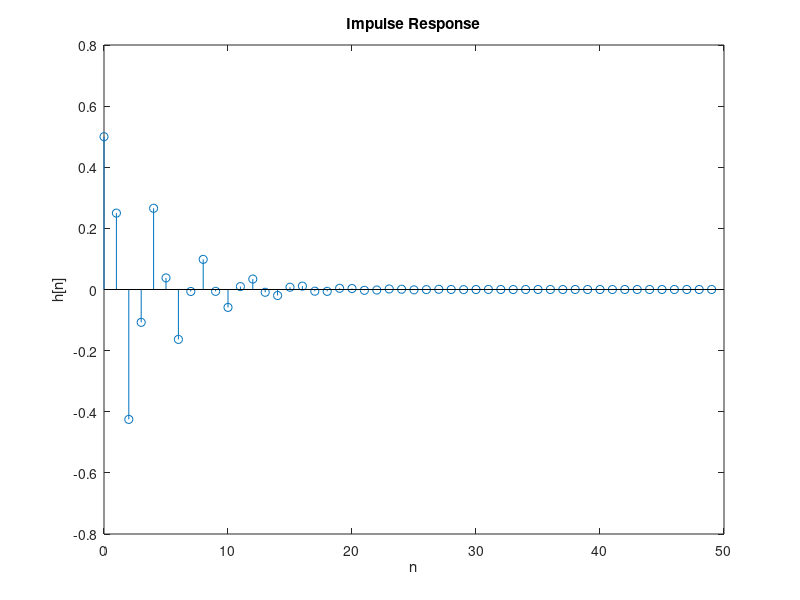
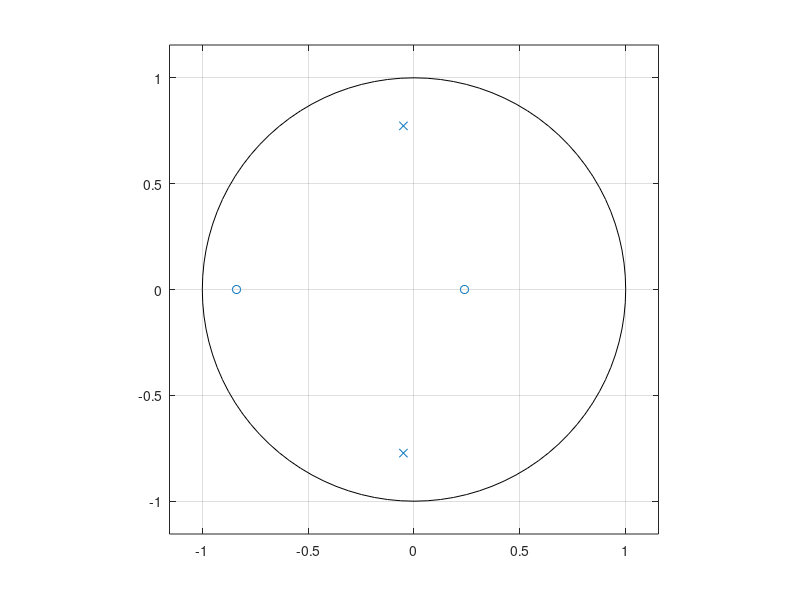
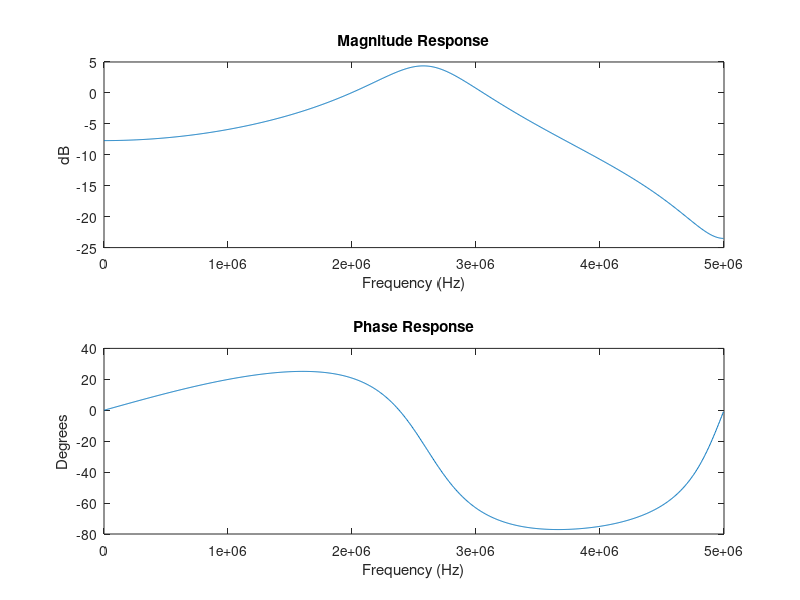
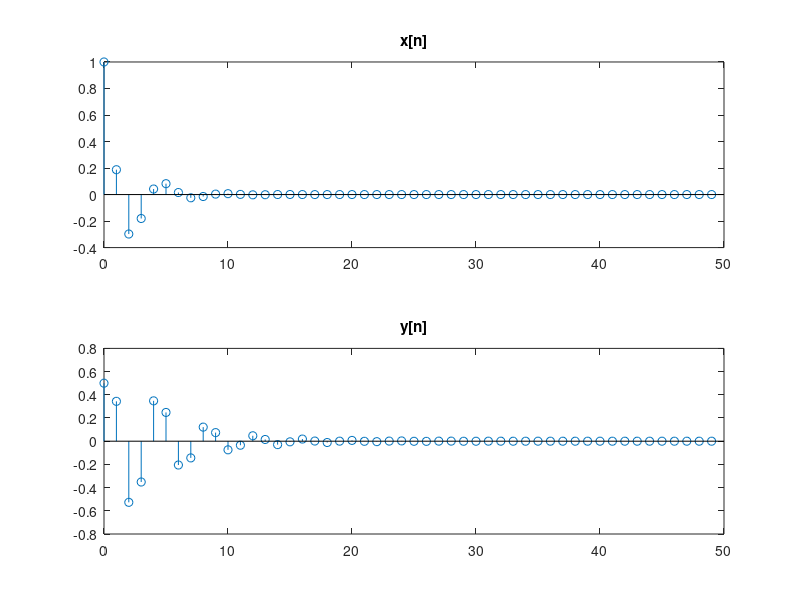

Source code (MATLAB) for these figures, in order:
%Camille Chow
%Signals PSET 3 Question 4
%3/3/17

n = 0:49;
num = [5 3 -1];
den = [10 1 6];
%a)
[H,T] = impz(num,den,50);
figure;
stem(T,H)
xlabel('n');
ylabel('h[n]');
title('Impulse Response');
%b
[Z,P,K] = tf2zp(num,den);
figure;
zplane(Z,P);
%c
[H,W] = freqz(num,den,1000);
W = W*5e6/pi;

figure;
subplot(2,1,1);
plot(W,20*log10(abs(H)));
title('Magnitude Response');
ylabel('dB');
xlabel('Frequency (Hz)');

subplot(2,1,2);
plot(W,unwrap(angle(H))*180/pi);
title('Phase Response');
ylabel('Degrees');
xlabel('Frequency (Hz)');
%d
t = 1e-7*n;
x = exp(-t/2e-7).*cos(2*pi*2e6.*t);
y = filter(num,den,x);

figure;
subplot(2,1,1);
stem(0:49,x);
title('x[n]');

subplot(2,1,2);
stem(0:49,y);
title('y[n]');